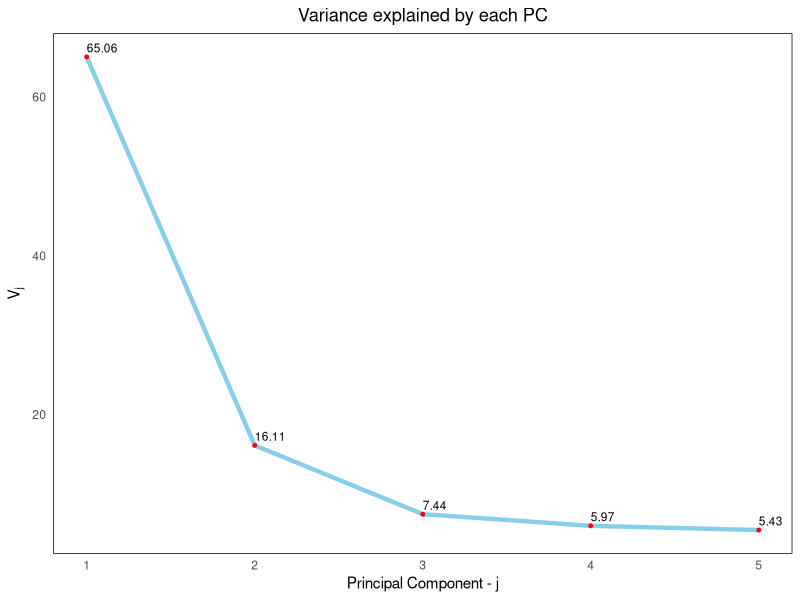

Write the R code that produced this figure.
library(mvtnorm)
library(ggplot2)

set.seed(123)
# Number of observations
n <- 1000

# Number of observed variables
p <- 5

# Define factor loadings
loadings <- matrix(runif(2 * p), ncol = 2)

# Generate random latent factors
latent_factors <- rmvnorm(n, mean = c(0, 0), sigma = matrix(c(2, 0.8, 0.8, 1), nrow = 2, byrow = TRUE))

# F_latent (qxn)
F_latent <- t(latent_factors)

# Create observed variables
# X (pxn)
X <- loadings %*% F_latent + matrix(rnorm(p * n), nrow = p, ncol = n)

# Perform PCA
S <- cor(t(X))
eig <- eigen(S)
theta <- eig$vectors
alpha <- eig$values
variance <- alpha * 100 / sum(alpha)
cumvar <- cumsum(variance)
pca <- data.frame(
  eig = alpha,
  variance = variance,
  cumvariance = cumvar
)

# Create a scree plot
scree_plot <- ggplot(pca, aes(x = 1:nrow(pca), y = variance)) +
  geom_line(stat = "identity", color = "skyblue", size = 1.5) +
  geom_point(aes(x = 1:nrow(pca), y = variance), color = "red", size = 1) +
  geom_text(aes(x = 1:nrow(pca), y = variance, label = round(variance, 2)),
            vjust = -0.5, hjust = 0, color = "black", size = 3) +
  labs(title = "Variance explained by each PC",
       x = "Principal Component - j",
       y = expression(V[j]),
       )+
  theme_minimal()+
  theme(plot.title = element_text(hjust = 0.5),
        plot.background = element_rect(fill = "white", color = NA),  
        panel.background = element_rect(fill = "white"),
        panel.grid = element_blank(),
        panel.border = element_blank() )


# Display the scree plot
print(scree_plot)
# ggsave("scree_plot.png", scree_plot, width = 6, height = 4)
